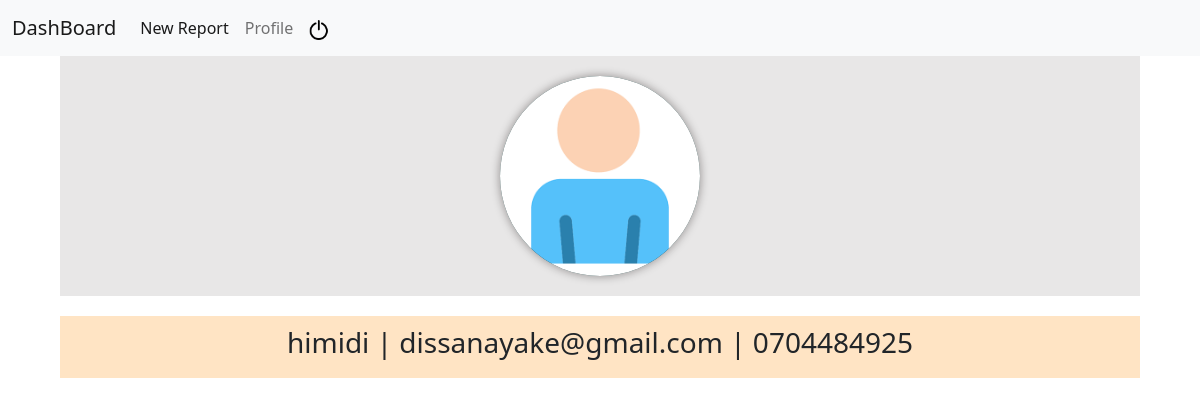
/profile (signed in), run on an earlier commit of the app's database.
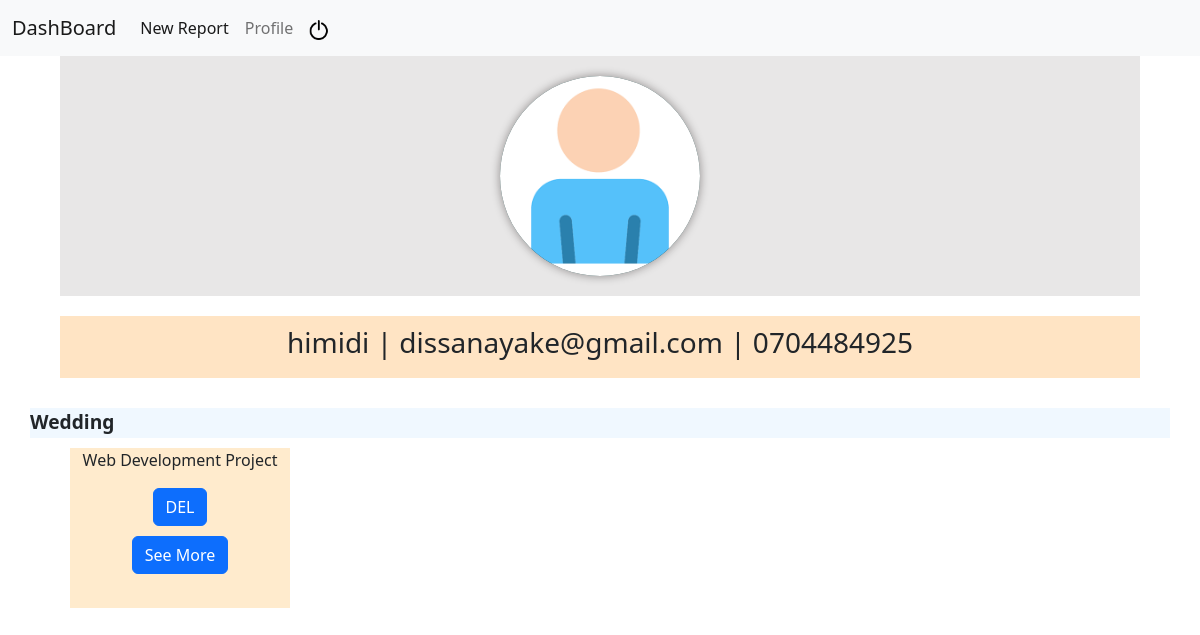
And on a later commit of the database.
### tables this page shows
CREATE TABLE users(
id INTEGER PRIMARY KEY AUTOINCREMENT,
user_name TEXT NOT NULL,
email TEXT NOT NULL,
hash TEXT NOT NULL,
contact_no TEXT NOT NULL);

CREATE TABLE events(name TEXT NOT NULL, catagory TEXT NOT NULL, starting_date DATE NOT NULL, ending_date DATE NOT NULL, description TEXT, id INTEGER PRIMARY KEY NOT NULL, user_id INTEGER);

### app.py (the view)
@app.route("/profile", methods=["POST", "GET"])
@login_required
def profile():
    if request.method == "POST":
        button = request.form.get("name")
        project_id = request.form.get("id")
        if button == "DEL":
            db.execute("DELETE FROM events WHERE id=?", int(project_id))
            db.execute("DELETE FROM budget_income WHERE project_id=?", int(project_id))
            db.execute("DELETE FROM budget_expenditure WHERE project_id=?", int(project_id))
        return redirect("/profile")
    else:
        user = db.execute("SELECT user_name, email, contact_no FROM users WHERE id=?", int(session["user_id"]))
        catagories = db.execute("SELECT catagory FROM events WHERE user_id=?",int(session["user_id"]))
        list_catagory = []
        for line in catagories:
            list_catagory.append(line["catagory"].title())
        projects = db.execute("SELECT catagory, starting_date, ending_date, description, id, name FROM events WHERE user_id=?",session["user_id"])
        return render_template("profile.html", catagories=sorted(set(list_catagory)), projects=projects, user=user)

### app.py (called while the page is built)
@app.after_request
def after_request(response):
    response.headers["Cache-Control"] = "no-cache, no-store, must-revalidate"
    response.headers["Expires"] = 0
    response.headers["Pragma"] = "no-cache"
    return response

### helper.py (called while the page is built)
def login_required(f):
    @wraps(f)
    def decorated_function(*args, **kwargs):
        if session.get("user_id") is None:
            return redirect("/login")
        return f(*args, **kwargs)
    return decorated_function

### templates/profile.html (shortened to what this page needs)
{% extends "layout.html" %}
{% block head %}
    <link rel="stylesheet" href="static/style/profile.css">
{% endblock %}
{% block main %}
    <div class="details">
        <div class="profile_pic">
            <div id="image_holder">
                <img src="static/img/images.png" alt="">
            </div>
        </div>
        <div class="user_name">
            <h3>{{ user[0]["user_name"] }} | {{ user[0]["email"] }} | {{ user[0]["contact_no"] }}</h3>
        </div>
    </div>
    {% for catagory in catagories %}
    <div class="section">
        {{ catagory }}
    </div>
    <div class="p_container">
        {% for project in projects %}
            {% if project["catagory"].title() == catagory %}
                <div class="p_details">
                    <div>
                        <p">
                            {{ project["name"] }}
                    </div>
                    <form action="/profile" method="post">
                        <input class="btn btn-primary delete" data-confirm='Are you sure to delete {{project["name"]}}?' name="name" type="submit" value="DEL">
                    </form>
                    <div class="submit" style="margin-top: 10px; margin-bottom: 10px;">
                        <a href='/event?id={{ project["id"] }}&report=False' class="btn btn-primary" >See More</a>
                    </div>
                </div>
            {% endif %}
        {% endfor %}
    </div>
    {% endfor %}
{% endblock %}

### templates/layout.html (shortened to what this page needs)
<!DOCTYPE html>
<html lang="en">
    <head>
        {%block head%}{% endblock %}
        <link href="https://cdn.jsdelivr.net/npm/bootstrap@5.2.3/dist/css/bootstrap.min.css" rel="stylesheet">
    </head>
    <body>
        <nav class="navbar navbar-expand-lg bg-light">
            <div class="container-fluid">
              {% if session["user_id"] %}
              <a class="navbar-brand" href="/">DashBoard</a>
              <div class="collapse navbar-collapse" id="navbarNavAltMarkup">
                <div class="navbar-nav">
                  <a class="nav-link active" aria-current="page" href="/new_event">New Report</a>
                  <a class="nav-link " href="/profile">Profile</a>
                  <a class="nav-link" href="/logout"><img src="static/img/power.png" style="width: 20px;" alt=""></a>
                </div>
              </div>
              {% else %}
              <div class="navbar-nav">
                  <a class="nav-link" href="/login">Login</a>
                  <a class="nav-link" href="/register">Register</a>
              </div>
              {% endif %}
            </div>
          </nav>
        {% block main %}{% endblock %}
    </body>
</html>

### static/style/profile.css (style rules this page uses)
.section { width: 95%; height: 30px; margin-left: auto; margin-right: auto; background-color: aliceblue; margin-top: 5px; font-size: larger; font-weight: 900; }
.profile_pic { background-color: rgba(197, 192, 192, 0.39); padding: 20px; width: 90%; margin-left: auto; margin-right: auto; }
#image_holder { background-color: rgb(1, 41, 41); border-radius: 50%; width: 200px; height: 200px; margin-left: auto; margin-right: auto; }
.user_name { padding: 10px; text-align: center; margin-top: 20px; margin-bottom: 30px; height: auto; width: 90%; background-color: bisque; margin-left: auto; margin-right: auto; }
.p_container { width: 90%; margin-left: auto; margin-right: auto; display: flex; }
.p_details { text-align: center; width: 220px; height: 160px; margin: 10px; background-color: blanchedalmond; }
#image_holder img { width: 200px; height: 200px; object-fit: cover; border-radius: 50%; box-shadow: 0 0 10px rgba(14, 7, 7, 0.411); }

What changed in the data, as far as the page shows it:
added events: name "Web Development Project"
Also different on the page:
new list line: "Wedding"
